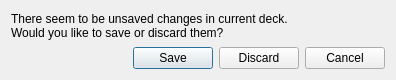
<?xml version="1.0" encoding="UTF-8"?>
<ui version="4.0">
 <class>UnsavedChangesDialog</class>
 <widget class="QDialog" name="UnsavedChangesDialog">
  <property name="windowModality">
   <enum>Qt::ApplicationModal</enum>
  </property>
  <property name="geometry">
   <rect>
    <x>0</x>
    <y>0</y>
    <width>396</width>
    <height>80</height>
   </rect>
  </property>
  <property name="sizePolicy">
   <sizepolicy hsizetype="Fixed" vsizetype="Fixed">
    <horstretch>0</horstretch>
    <verstretch>0</verstretch>
   </sizepolicy>
  </property>
  <property name="windowTitle">
   <string>Unsaved changes</string>
  </property>
  <property name="sizeGripEnabled">
   <bool>false</bool>
  </property>
  <property name="modal">
   <bool>true</bool>
  </property>
  <layout class="QVBoxLayout" name="verticalLayout">
   <item>
    <widget class="QLabel" name="label">
     <property name="text">
      <string>There seem to be unsaved changes in current deck.
Would you like to save or discard them?</string>
     </property>
    </widget>
   </item>
   <item>
    <widget class="QDialogButtonBox" name="buttonBox">
     <property name="orientation">
      <enum>Qt::Horizontal</enum>
     </property>
     <property name="standardButtons">
      <set>QDialogButtonBox::Cancel|QDialogButtonBox::Discard|QDialogButtonBox::Save</set>
     </property>
    </widget>
   </item>
  </layout>
 </widget>
 <resources/>
 <connections>
  <connection>
   <sender>buttonBox</sender>
   <signal>accepted()</signal>
   <receiver>UnsavedChangesDialog</receiver>
   <slot>accept()</slot>
   <hints>
    <hint type="sourcelabel">
     <x>248</x>
     <y>254</y>
    </hint>
    <hint type="destinationlabel">
     <x>157</x>
     <y>274</y>
    </hint>
   </hints>
  </connection>
  <connection>
   <sender>buttonBox</sender>
   <signal>rejected()</signal>
   <receiver>UnsavedChangesDialog</receiver>
   <slot>reject()</slot>
   <hints>
    <hint type="sourcelabel">
     <x>316</x>
     <y>260</y>
    </hint>
    <hint type="destinationlabel">
     <x>286</x>
     <y>274</y>
    </hint>
   </hints>
  </connection>
 </connections>
</ui>
